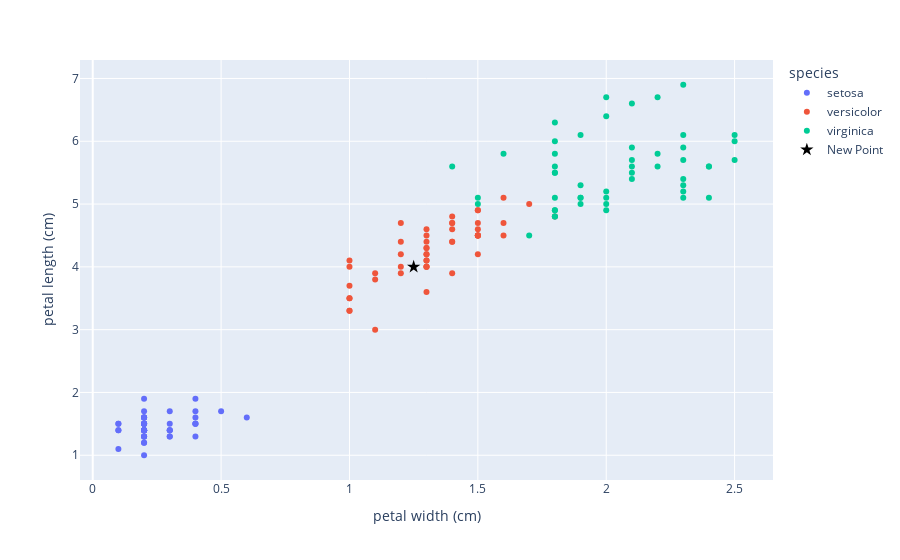

The notebook cell this image was saved under:
### Code cell
fig = px.scatter(df, x='petal width (cm)',y='petal length (cm)',color=df['species'])
new_data = [1.25,4]

fig.add_scatter(
    x=[new_data[0]],
    y=[new_data[1]],
    mode='markers',
    marker=dict(symbol='star', color='black', size=10),
    name='New Point'
)

### Figure 1 — Plotly figure (JSON) as saved in the notebook; plotly's stock layout.template omitted (floating-point values rounded to 4 significant figures)
{"data": [{"hovertemplate": "species=setosa<br>petal width (cm)=%{x}<br>petal length (cm)=%{y}<extra></extra>", "legendgroup": "setosa", "marker": {"color": "#636efa", "symbol": "circle"}, "mode": "markers", "name": "setosa", "orientation": "v", "showlegend": true, "type": "scatter", "x": [0.2, 0.2, 0.2, 0.2, 0.2, 0.4, 0.3, 0.2, 0.2, 0.1, 0.2, 0.2, 0.1, 0.1, 0.2, 0.4, 0.4, 0.3, 0.3, 0.3, 0.2, 0.4, 0.2, 0.5, 0.2, 0.2, 0.4, 0.2, 0.2, 0.2, 0.2, 0.4, 0.1, 0.2, 0.2, 0.2, 0.2, 0.1, 0.2, 0.2, 0.3, 0.3, 0.2, 0.6, 0.4, 0.3, 0.2, 0.2, 0.2, 0.2], "xaxis": "x", "y": [1.4, 1.4, 1.3, 1.5, 1.4, 1.7, 1.4, 1.5, 1.4, 1.5, 1.5, 1.6, 1.4, 1.1, 1.2, 1.5, 1.3, 1.4, 1.7, 1.5, 1.7, 1.5, 1.0, 1.7, 1.9, 1.6, 1.6, 1.5, 1.4, 1.6, 1.6, 1.5, 1.5, 1.4, 1.5, 1.2, 1.3, 1.4, 1.3, 1.5, 1.3, 1.3, 1.3, 1.6, 1.9, 1.4, 1.6, 1.4, 1.5, 1.4], "yaxis": "y"}, {"hovertemplate": "species=versicolor<br>petal width (cm)=%{x}<br>petal length (cm)=%{y}<extra></extra>", "legendgroup": "versicolor", "marker": {"color": "#EF553B", "symbol": "circle"}, "mode": "markers", "name": "versicolor", "orientation": "v", "showlegend": true, "type": "scatter", "x": [1.4, 1.5, 1.5, 1.3, 1.5, 1.3, 1.6, 1.0, 1.3, 1.4, 1.0, 1.5, 1.0, 1.4, 1.3, 1.4, 1.5, 1.0, 1.5, 1.1, 1.8, 1.3, 1.5, 1.2, 1.3, 1.4, 1.4, 1.7, 1.5, 1.0, 1.1, 1.0, 1.2, 1.6, 1.5, 1.6, 1.5, 1.3, 1.3, 1.3, 1.2, 1.4, 1.2, 1.0, 1.3, 1.2, 1.3, 1.3, 1.1, 1.3], "xaxis": "x", "y": [4.7, 4.5, 4.9, 4.0, 4.6, 4.5, 4.7, 3.3, 4.6, 3.9, 3.5, 4.2, 4.0, 4.7, 3.6, 4.4, 4.5, 4.1, 4.5, 3.9, 4.8, 4.0, 4.9, 4.7, 4.3, 4.4, 4.8, 5.0, 4.5, 3.5, 3.8, 3.7, 3.9, 5.1, 4.5, 4.5, 4.7, 4.4, 4.1, 4.0, 4.4, 4.6, 4.0, 3.3, 4.2, 4.2, 4.2, 4.3, 3.0, 4.1], "yaxis": "y"}, {"hovertemplate": "species=virginica<br>petal width (cm)=%{x}<br>petal length (cm)=%{y}<extra></extra>", "legendgroup": "virginica", "marker": {"color": "#00cc96", "symbol": "circle"}, "mode": "markers", "name": "virginica", "orientation": "v", "showlegend": true, "type": "scatter", "x": [2.5, 1.9, 2.1, 1.8, 2.2, 2.1, 1.7, 1.8, 1.8, 2.5, 2.0, 1.9, 2.1, 2.0, 2.4, 2.3, 1.8, 2.2, 2.3, 1.5, 2.3, 2.0, 2.0, 1.8, 2.1, 1.8, 1.8, 1.8, 2.1, 1.6, 1.9, 2.0, 2.2, 1.5, 1.4, 2.3, 2.4, 1.8, 1.8, 2.1, 2.4, 2.3, 1.9, 2.3, 2.5, 2.3, 1.9, 2.0, 2.3, 1.8], "xaxis": "x", "y": [6.0, 5.1, 5.9, 5.6, 5.8, 6.6, 4.5, 6.3, 5.8, 6.1, 5.1, 5.3, 5.5, 5.0, 5.1, 5.3, 5.5, 6.7, 6.9, 5.0, 5.7, 4.9, 6.7, 4.9, 5.7, 6.0, 4.8, 4.9, 5.6, 5.8, 6.1, 6.4, 5.6, 5.1, 5.6, 6.1, 5.6, 5.5, 4.8, 5.4, 5.6, 5.1, 5.1, 5.9, 5.7, 5.2, 5.0, 5.2, 5.4, 5.1], "yaxis": "y"}, {"marker": {"color": "black", "size": 10, "symbol": "star"}, "mode": "markers", "name": "New Point", "type": "scatter", "x": [1.25], "y": [4]}], "layout": {"legend": {"title": {"text": "species"}, "tracegroupgap": 0}, "margin": {"t": 60}, "xaxis": {"anchor": "y", "domain": [0, 1], "title": {"text": "petal width (cm)"}}, "yaxis": {"anchor": "x", "domain": [0, 1], "title": {"text": "petal length (cm)"}}}}
